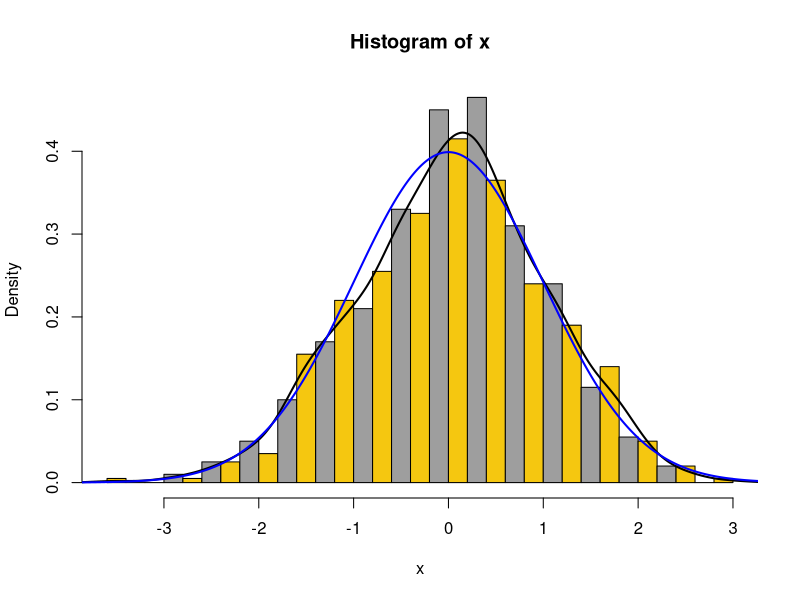

R code for this plot:
N=1000
x=rnorm(N)
hist(x,probability=T,sqrt(N),col=c(7,8))
lines(density(x),lwd=2)
tmp=seq(-5,5,0.001)
lines(tmp,dnorm(tmp),col="blue",lwd=2)
